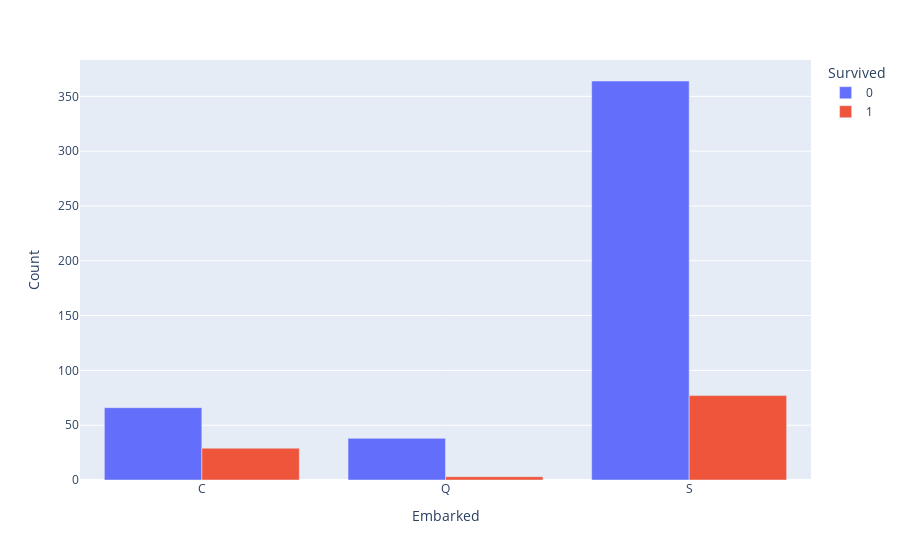

The notebook cell this image was saved under:
### Markdown cell above
Узнаем ценность признака *Embarked*. Рассмотрим зависимость пола пассажиров и их статуса от *Порта посадки*.

Сначала для мужчин.

### Code cell
plot_barplot(train_data, 'Sex', 'male', 'Embarked')

### Figure 1 — Plotly figure (JSON) as saved in the notebook; plotly's stock layout.template omitted (floating-point values rounded to 4 significant figures)
{"data": [{"alignmentgroup": "True", "hovertemplate": "Survived=0<br>Embarked=%{x}<br>Count=%{y}<extra></extra>", "legendgroup": "0", "marker": {"color": "#636efa"}, "name": "0", "offsetgroup": "0", "orientation": "v", "showlegend": true, "textposition": "auto", "type": "bar", "x": ["C", "Q", "S"], "xaxis": "x", "y": [66, 38, 364], "yaxis": "y"}, {"alignmentgroup": "True", "hovertemplate": "Survived=1<br>Embarked=%{x}<br>Count=%{y}<extra></extra>", "legendgroup": "1", "marker": {"color": "#EF553B"}, "name": "1", "offsetgroup": "1", "orientation": "v", "showlegend": true, "textposition": "auto", "type": "bar", "x": ["C", "Q", "S"], "xaxis": "x", "y": [29, 3, 77], "yaxis": "y"}], "layout": {"barmode": "group", "legend": {"title": {"text": "Survived"}, "tracegroupgap": 0}, "margin": {"t": 60}, "xaxis": {"anchor": "y", "domain": [0, 1], "title": {"text": "Embarked"}}, "yaxis": {"anchor": "x", "domain": [0, 1], "title": {"text": "Count"}}}}
